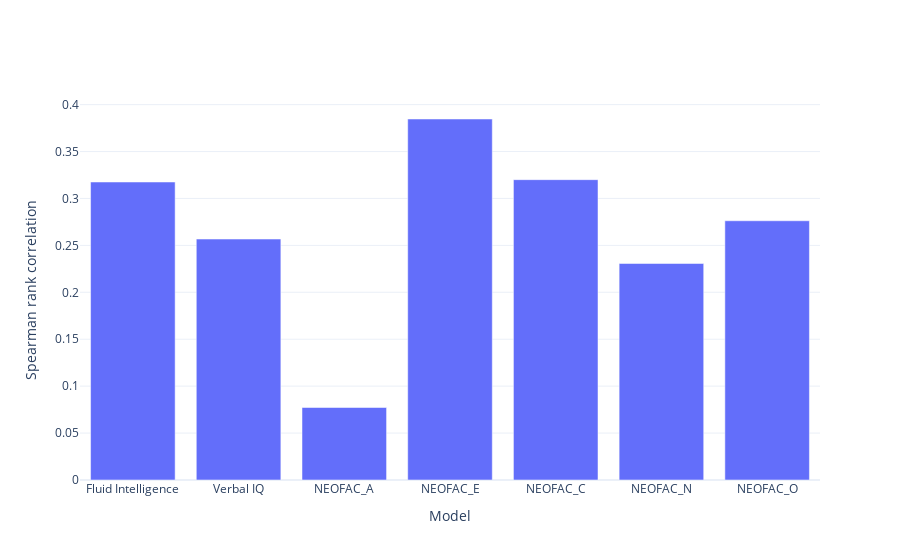

This figure's notebook cell:
### Code cell
fig = go.Figure()
for model in models:
    y = []
    x = []
    for bhv in select_bhv:
        x.append(pretty_bhv[bhv])
        y.append(test_acc[model][bhv])
    bar = go.Bar(name = model.upper(),
                 x = x, y = y)
    fig.add_trace(bar)
    
fig.update_layout(barmode = 'group')
fig.update_xaxes(title_text = 'Model')
fig.update_yaxes(title_text = pretty_score)
fig.show()

### Figure 1 — Plotly figure (JSON) as saved in the notebook; plotly's stock layout.template omitted (floating-point values rounded to 4 significant figures)
{"data": [{"name": "GRU", "type": "bar", "x": ["Fluid Intelligence", "Verbal IQ", "NEOFAC_A", "NEOFAC_E", "NEOFAC_C", "NEOFAC_N", "NEOFAC_O"], "y": [0.3175, 0.2567, 0.07724, 0.3847, 0.32, 0.2307, 0.2762]}], "layout": {"barmode": "group", "xaxis": {"title": {"text": "Model"}}, "yaxis": {"title": {"text": "Spearman rank correlation"}}}}
